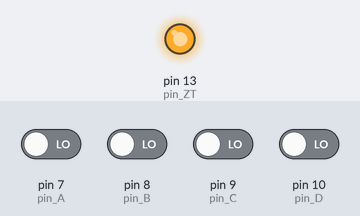
This sketch was run on a simulated Arduino Uno, built with avr-gcc and run on an emulated ATmega328P. Parts: output pins drawn as LEDs (lit = HIGH). The test bench sets the inputs (shaded band); at power-on: pin 7 (pin_A), pin 8 (pin_B), pin 9 (pin_C), pin 10 (pin_D) LOW.

Above: at 1.2 s.
1.3 s: pin 9 (pin_C) driven HIGH and pin 10 (pin_D) driven HIGH
At 1.9 s:
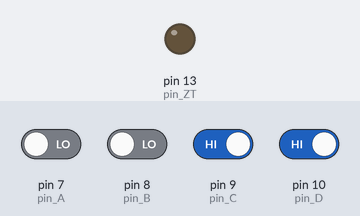
2.8 s: pin 9 (pin_C) driven LOW
At 4.0 s:
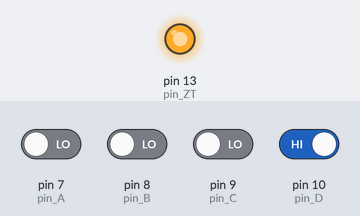
4.3 s: pin 9 (pin_C) driven HIGH
At 5.4 s:
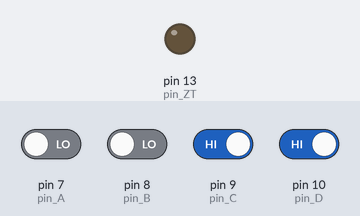
Timing chart, 0 to 7.3 s (numbered marks = the images above; inputs shaded):
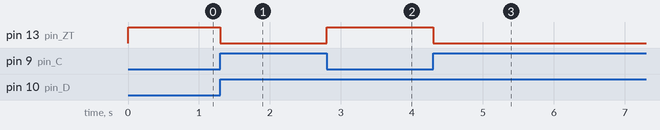

Measured:
- after the input at 1.3 s, pin 13 (pin_ZT): HIGH → LOW at once
- after the input at 2.8 s, pin 13 (pin_ZT): LOW → HIGH at once
- after the input at 4.3 s, pin 13 (pin_ZT): HIGH → LOW at once

The sketch:

COMBINACIONALA.ino
```cpp
//Autor:Dario Jorge Iglesias
boolean A,B,C,D,Z1,Z2,Z3,Z4,ZT;
void setup()
{
 pinMode(7,INPUT);  //pin A
 pinMode(8,INPUT);  //pin B
 pinMode(9,INPUT);  //pin C
 pinMode(10,INPUT); //pin D
 pinMode(13,OUTPUT);//pin ZT
}
void loop()
{
 A=digitalRead(7); //Var. A
 B=digitalRead(8); //Var. B
 C=digitalRead(9); //Var. C
 D=digitalRead(10);//Var. D
 Z1=!(!C|D);
 Z2=Z1&B;
 Z3=!(Z2^!A);
 Z4=Z3|D;
 ZT=!(Z4&C);
 digitalWrite(13,ZT);
}
```
